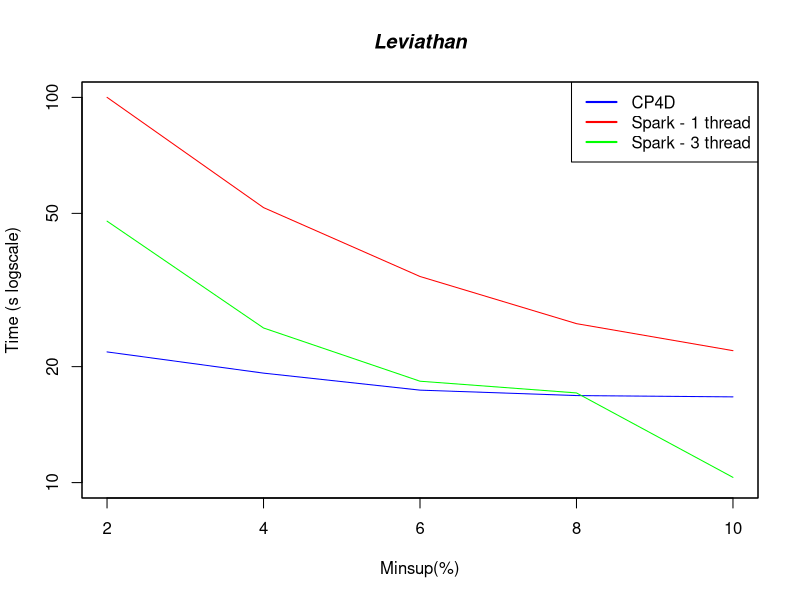

The R source for this figure:


#DATA
xLabel <- c("2", "4", "6", "8", "10")
x <- c(1:5)

cp4d <- c(21.840, 19.239, 17.379, 16.824, 16.694)
spark1 <- c(100.039, 51.752, 34.280, 25.860, 22.003)
spark3 <- c(47.725, 25.198, 18.331, 17.092, 10.316)

#PLOT
plot(x,cp4d, log = "y", type="l", xlab="Minsup(%)", ylab="Time (s logscale)", col="blue", xaxt='n', ylim=c(10, 100))
lines(x,spark1, col="red")
lines(x,spark3, col="green")

#Pretty up
title(main="Leviathan", font.main=4)
legend("topright", legend=c("CP4D", "Spark - 1 thread", "Spark - 3 thread"), lty=c(1,1),lwd=c(2,2), col=c("blue","red","green"))
axis(1, at=1:5, lab=xLabel)
box()
